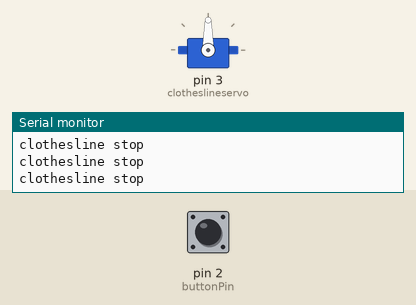
Bench run of a sketch on a simulated Arduino Uno, built with avr-gcc and run on an emulated ATmega328P. Parts: servo, the last lines printed to the serial monitor. The inputs (shaded band) are chosen by the test bench; at power-on: pin 2 (buttonPin) LOW.

Above: at 1.3 s.
1.4 s: pin 2 (buttonPin) pulled HIGH for 0.3 s
At 1.62 s:
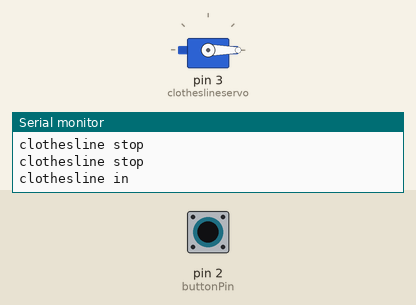
3.2 s: pin 2 (buttonPin) pulled HIGH for 3.2 s
At 7.1 s:
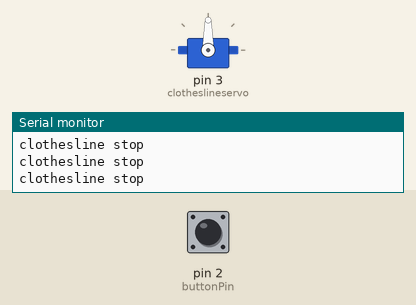
Timing chart, 0 to 8.6 s (numbered marks = the images above; inputs shaded):
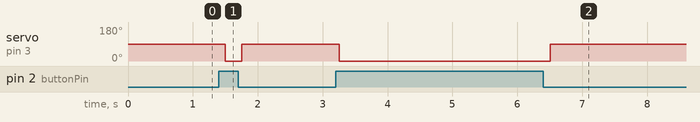

The sketch:

e3_clothesline_test.ino
```cpp
//Libraries for the servo
#include <Servo.h>

//clothesline servo
Servo clotheslineservo;  // create continuous servo object to control a servo

int buttonPin = 2;    // the number of the button pin

int buttonState = 0;   // variable for reading the button status


void setup() {


  clotheslineservo.attach(3);  // attaches the servo on pin 2 to the servo object

  // configure the serial
  Serial.begin(9600);

  while (!Serial);// waits for the serial monitor to open
}

void loop() {

  // read the state of the button value:
  buttonState = digitalRead(buttonPin);
  if (buttonState == HIGH) { //button is pushed
    Serial.println("clothesline in");
    // servo on state
    clotheslineservo.write(0);//0 is full speed backwards
  } else {
    // servo off state
    Serial.println("clothesline stop");
    clotheslineservo.write(90);//90 is no rotation

  }

  delay(250);  //small delay
}
```

Measured:
- after the input at 1.4 s, servo on pin 3 (clotheslineservo): 90° → 0° after 0.10 s, → 90° 0.25 s later
- after the input at 3.2 s, servo on pin 3 (clotheslineservo): 90° → 0° after 0.05 s, → 90° 3.3 s later
